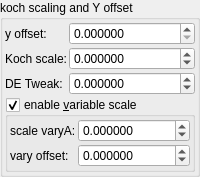
    <widget class="QGroupBox" name="groupBox_9">
     <property name="title">
      <string>koch scaling and Y offset</string>
     </property>
     <layout class="QVBoxLayout" name="verticalLayout_13" stretch="0,0">
      <property name="spacing">
       <number>2</number>
      </property>
      <property name="leftMargin">
       <number>2</number>
      </property>
      <property name="topMargin">
       <number>2</number>
      </property>
      <property name="rightMargin">
       <number>2</number>
      </property>
      <property name="bottomMargin">
       <number>2</number>
      </property>
      <item>
       <layout class="QGridLayout" name="gridLayout_26" columnstretch="0,1">
        <property name="spacing">
         <number>2</number>
        </property>
        <item row="0" column="1">
         <widget class="MyDoubleSpinBox" name="spinbox_transf_scale_1">
          <property name="enabled">
           <bool>true</bool>
          </property>
          <property name="sizePolicy">
           <sizepolicy hsizetype="Minimum" vsizetype="Maximum">
            <horstretch>0</horstretch>
            <verstretch>0</verstretch>
           </sizepolicy>
          </property>
          <property name="prefix">
           <string/>
          </property>
          <property name="suffix">
           <string/>
          </property>
          <property name="decimals">
           <number>6</number>
          </property>
          <property name="minimum">
           <double>0.000000000000000</double>
          </property>
          <property name="maximum">
           <double>99.989999999999995</double>
          </property>
          <property name="singleStep">
           <double>0.100000000000000</double>
          </property>
         </widget>
        </item>
        <item row="1" column="1">
         <widget class="MyDoubleSpinBox" name="spinbox_transf_scale_2">
          <property name="sizePolicy">
           <sizepolicy hsizetype="Minimum" vsizetype="Maximum">
            <horstretch>0</horstretch>
            <verstretch>0</verstretch>
           </sizepolicy>
          </property>
          <property name="prefix">
           <string/>
          </property>
          <property name="suffix">
           <string/>
          </property>
          <property name="decimals">
           <number>6</number>
          </property>
          <property name="minimum">
           <double>-99.989999999999995</double>
          </property>
          <property name="maximum">
           <double>99.989999999999995</double>
          </property>
          <property name="singleStep">
           <double>0.100000000000000</double>
          </property>
         </widget>
        </item>
        <item row="2" column="1">
         <widget class="MyDoubleSpinBox" name="spinbox_analyticDE_offset_0">
          <property name="sizePolicy">
           <sizepolicy hsizetype="Minimum" vsizetype="Maximum">
            <horstretch>0</horstretch>
            <verstretch>0</verstretch>
           </sizepolicy>
          </property>
          <property name="prefix">
           <string/>
          </property>
          <property name="suffix">
           <string/>
          </property>
          <property name="decimals">
           <number>6</number>
          </property>
          <property name="minimum">
           <double>-99.989999999999995</double>
          </property>
          <property name="maximum">
           <double>99.989999999999995</double>
          </property>
          <property name="singleStep">
           <double>0.100000000000000</double>
          </property>
         </widget>
        </item>
        <item row="0" column="0">
         <widget class="QLabel" name="label_14">
          <property name="text">
           <string>y offset:</string>
          </property>
         </widget>
        </item>
        <item row="1" column="0">
         <widget class="QLabel" name="label_8">
          <property name="text">
           <string>Koch scale:</string>
          </property>
         </widget>
        </item>
        <item row="2" column="0">
         <widget class="QLabel" name="label_152">
          <property name="text">
           <string>DE Tweak:</string>
          </property>
         </widget>
        </item>
       </layout>
      </item>
      <item>
       <widget class="MyGroupBox" name="groupCheck_transf_function_enabledK_false">
        <property name="title">
         <string>enable &amp;variable scale</string>
        </property>
        <property name="checkable">
         <bool>true</bool>
        </property>
        <layout class="QVBoxLayout" name="verticalLayout_15" stretch="0">
         <property name="spacing">
          <number>2</number>
         </property>
         <property name="leftMargin">
          <number>2</number>
         </property>
         <property name="topMargin">
          <number>2</number>
         </property>
         <property name="rightMargin">
          <number>2</number>
         </property>
         <property name="bottomMargin">
          <number>2</number>
         </property>
         <item>
          <layout class="QGridLayout" name="gridLayout_27" columnstretch="0,1">
           <property name="spacing">
            <number>2</number>
           </property>
           <item row="0" column="0">
            <widget class="QLabel" name="label_145">
             <property name="text">
              <string>scale varyA:</string>
             </property>
            </widget>
           </item>
           <item row="1" column="0">
            <widget class="QLabel" name="label_150">
             <property name="text">
              <string>vary offset:</string>
             </property>
            </widget>
           </item>
           <item row="0" column="1">
            <widget class="MyDoubleSpinBox" name="spinbox_transf_scale_vary_0">
             <property name="sizePolicy">
              <sizepolicy hsizetype="Minimum" vsizetype="Maximum">
               <horstretch>0</horstretch>
               <verstretch>0</verstretch>
              </sizepolicy>
             </property>
             <property name="prefix">
              <string/>
             </property>
             <property name="suffix">
              <string/>
             </property>
             <property name="decimals">
              <number>6</number>
             </property>
             <property name="minimum">
              <double>-99.989999999999995</double>
             </property>
             <property name="maximum">
              <double>99.989999999999995</double>
             </property>
             <property name="singleStep">
              <double>0.010000000000000</double>
             </property>
            </widget>
           </item>
           <item row="1" column="1">
            <widget class="MyDoubleSpinBox" name="spinbox_transf_scaleC_1">
             <property name="sizePolicy">
              <sizepolicy hsizetype="Minimum" vsizetype="Maximum">
               <horstretch>0</horstretch>
               <verstretch>0</verstretch>
              </sizepolicy>
             </property>
             <property name="prefix">
              <string/>
             </property>
             <property name="suffix">
              <string/>
             </property>
             <property name="decimals">
              <number>6</number>
             </property>
             <property name="minimum">
              <double>-99.989999999999995</double>
             </property>
             <property name="maximum">
              <double>99.989999999999995</double>
             </property>
             <property name="singleStep">
              <double>0.100000000000000</double>
             </property>
            </widget>
           </item>
          </layout>
         </item>
        </layout>
       </widget>
      </item>
     </layout>
    </widget>
